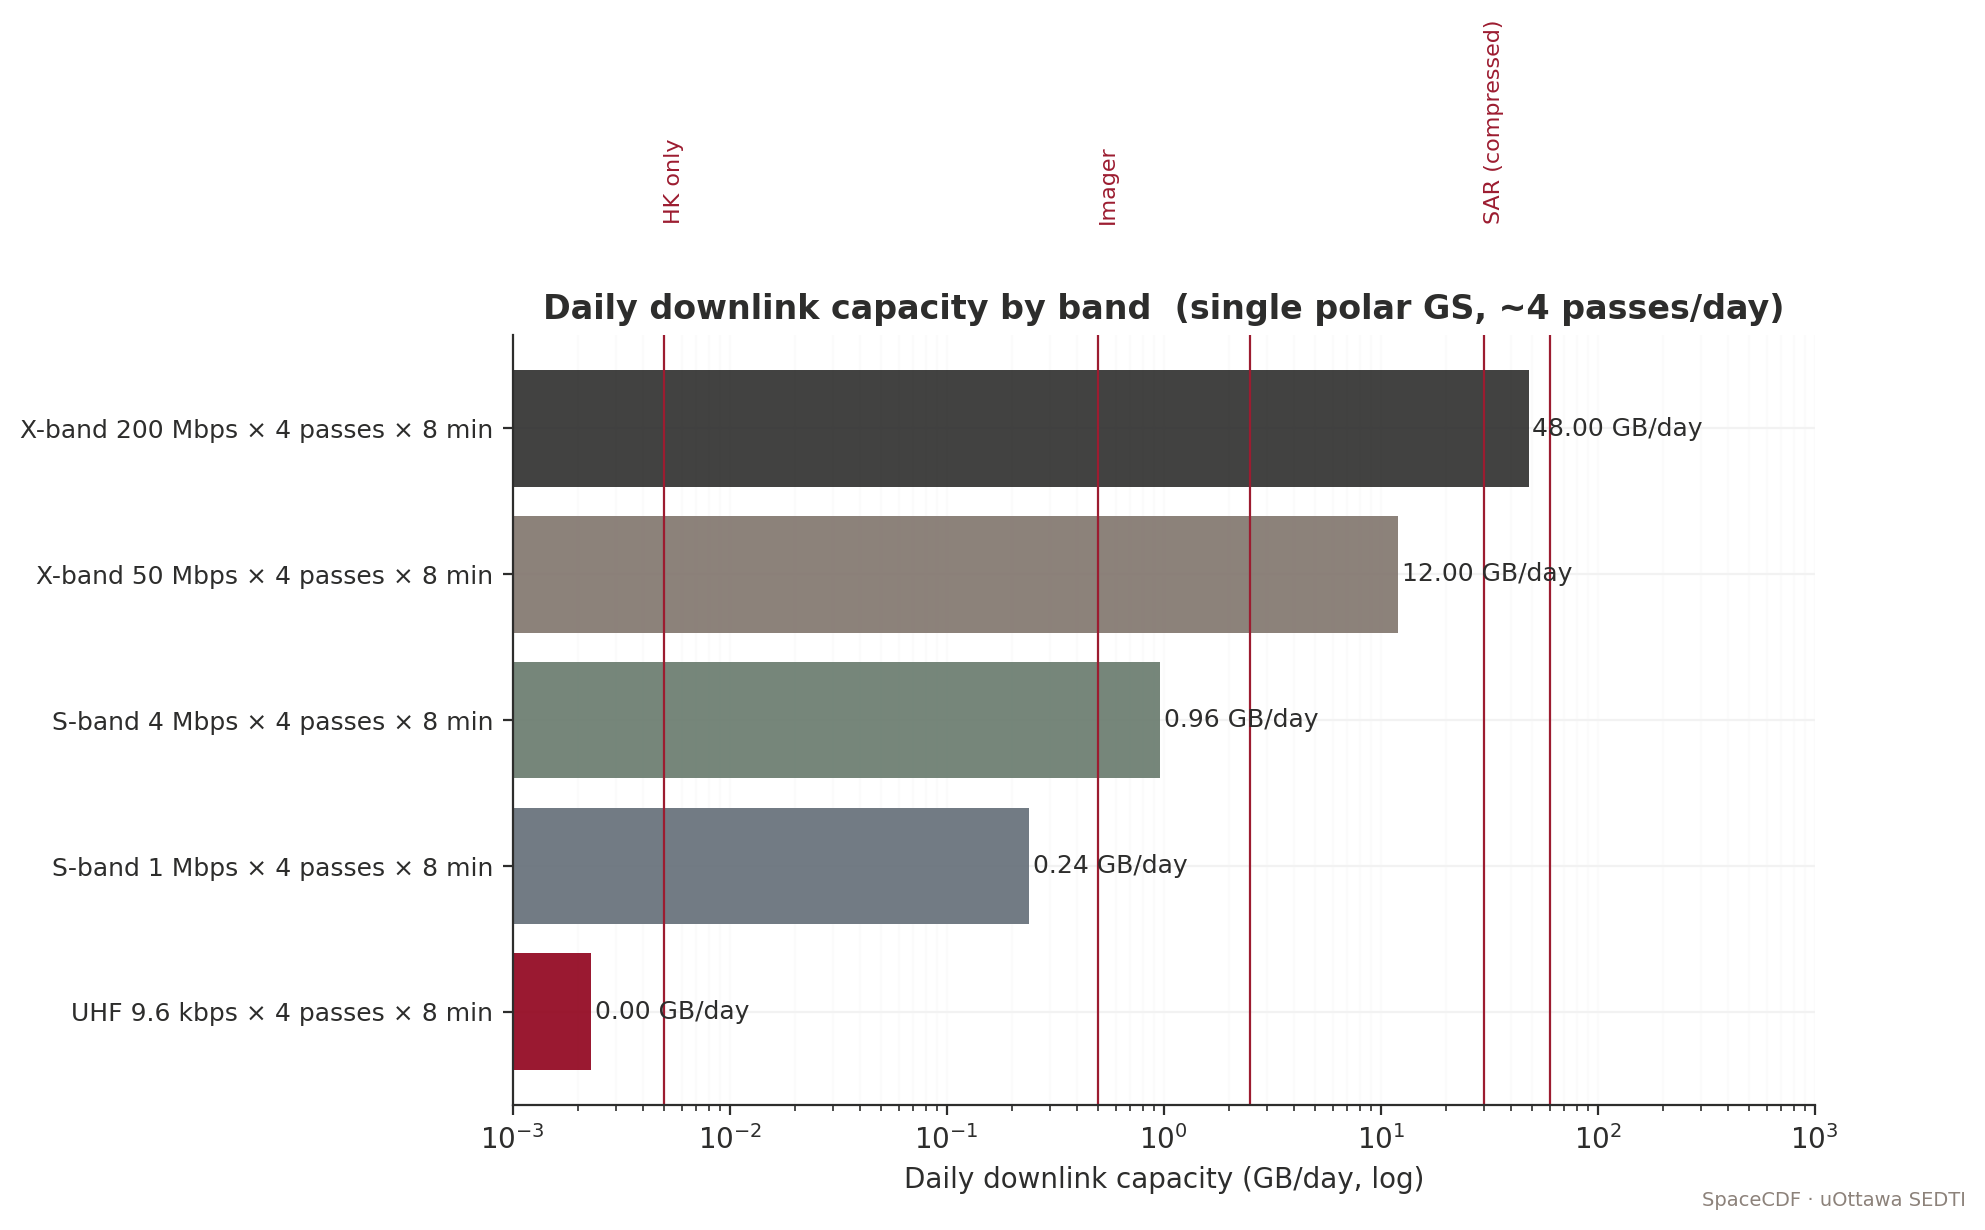

Source code (Python):
"""Daily data volume vs ground-station contact time — closure check."""
import numpy as np
import matplotlib.pyplot as plt
from uottawa_brand import apply_style, COLORS, SERIES, add_footer

apply_style()
fig, ax = plt.subplots(figsize=(8.4, 5.0))

# Capacity: # passes/day × pass duration × downlink rate
# 1 day on a polar SSO: 4-6 contacts to a single polar station, 8-12 min each
# Downlink rates depending on band
configs = [
    ("UHF 9.6 kbps × 4 passes × 8 min",   9_600, 4, 8),
    ("S-band 1 Mbps × 4 passes × 8 min",  1_000_000, 4, 8),
    ("S-band 4 Mbps × 4 passes × 8 min",  4_000_000, 4, 8),
    ("X-band 50 Mbps × 4 passes × 8 min", 50_000_000, 4, 8),
    ("X-band 200 Mbps × 4 passes × 8 min",200_000_000, 4, 8),
]
labels = []
volumes_GB = []
for name, R, n, t_min in configs:
    V_bits = R * (n * t_min * 60)
    V_GB = V_bits / 8 / 1e9
    labels.append(name)
    volumes_GB.append(V_GB)

y = np.arange(len(labels))
ax.barh(y, volumes_GB, color=SERIES[:len(labels)], alpha=0.9)
for i, v in enumerate(volumes_GB):
    ax.text(v*1.04, i, f"{v:.2f} GB/day", va="center", fontsize=9)
ax.set_yticks(y)
ax.set_yticklabels(labels, fontsize=9)
ax.set_xscale("log")
ax.set_xlabel("Daily downlink capacity (GB/day, log)")
ax.set_xlim(0.001, 1000)
ax.grid(True, which="both", axis="x", alpha=0.3)
ax.set_title("Daily downlink capacity by band  (single polar GS, ~4 passes/day)")

# Production estimates
sources = [
    ("CubeSat HK only",               0.005),
    ("Multispectral imager (1 band)", 0.5),
    ("Ocean colour 4-band imager",    2.5),
    ("SAR (compressed)",              30),
    ("Hyperspectral",                 60),
]
for name, vol in sources:
    ax.axvline(vol, color=COLORS["garnet_2"], lw=0.8)

ax.text(0.005, len(labels)+0.4, "HK only",
        rotation=90, fontsize=8, color=COLORS["garnet_2"], va="bottom")
ax.text(0.5, len(labels)+0.4, "Imager",
        rotation=90, fontsize=8, color=COLORS["garnet_2"], va="bottom")
ax.text(30, len(labels)+0.4, "SAR (compressed)",
        rotation=90, fontsize=8, color=COLORS["garnet_2"], va="bottom")

add_footer(fig)
fig.savefig("/sessions/serene-eager-noether/mnt/docs/assets/figures/fig_data_volume.png")
print("OK data volume")
